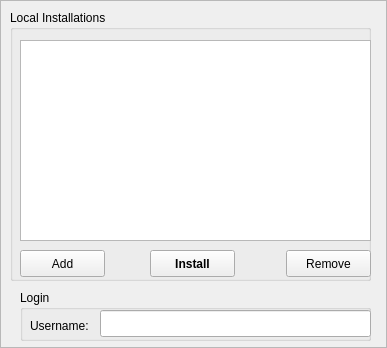
<?xml version="1.0" encoding="UTF-8"?>
<ui version="4.0">
 <class>ServerWindow</class>
 <widget class="QFrame" name="ServerWindow">
  <property name="geometry">
   <rect>
    <x>0</x>
    <y>0</y>
    <width>387</width>
    <height>348</height>
   </rect>
  </property>
  <property name="windowTitle">
   <string>ServerWindow</string>
  </property>
  <property name="frameShape">
   <enum>QFrame::StyledPanel</enum>
  </property>
  <property name="frameShadow">
   <enum>QFrame::Raised</enum>
  </property>
  <widget class="QGroupBox" name="groupBox">
   <property name="geometry">
    <rect>
     <x>10</x>
     <y>10</y>
     <width>361</width>
     <height>271</height>
    </rect>
   </property>
   <property name="title">
    <string>Local Installations</string>
   </property>
   <widget class="QPushButton" name="pushButtonLocalInstallationsAdd">
    <property name="geometry">
     <rect>
      <x>10</x>
      <y>240</y>
      <width>85</width>
      <height>27</height>
     </rect>
    </property>
    <property name="text">
     <string>Add</string>
    </property>
   </widget>
   <widget class="QListWidget" name="listWidgetLocalInstallations">
    <property name="geometry">
     <rect>
      <x>10</x>
      <y>30</y>
      <width>351</width>
      <height>201</height>
     </rect>
    </property>
   </widget>
   <widget class="QPushButton" name="pushButtonLocalInstallationsRemove">
    <property name="geometry">
     <rect>
      <x>276</x>
      <y>240</y>
      <width>85</width>
      <height>27</height>
     </rect>
    </property>
    <property name="text">
     <string>Remove</string>
    </property>
   </widget>
   <widget class="QPushButton" name="pushButtonLocalInstallationsInstall">
    <property name="geometry">
     <rect>
      <x>140</x>
      <y>240</y>
      <width>85</width>
      <height>27</height>
     </rect>
    </property>
    <property name="font">
     <font>
      <weight>75</weight>
      <bold>true</bold>
     </font>
    </property>
    <property name="text">
     <string>Install</string>
    </property>
   </widget>
  </widget>
  <widget class="QGroupBox" name="groupBox_2">
   <property name="geometry">
    <rect>
     <x>20</x>
     <y>290</y>
     <width>351</width>
     <height>51</height>
    </rect>
   </property>
   <property name="title">
    <string>Login</string>
   </property>
   <widget class="QLabel" name="label">
    <property name="geometry">
     <rect>
      <x>10</x>
      <y>20</y>
      <width>71</width>
      <height>31</height>
     </rect>
    </property>
    <property name="text">
     <string>Username:</string>
    </property>
   </widget>
   <widget class="QLineEdit" name="lineEditLoginUsername">
    <property name="geometry">
     <rect>
      <x>80</x>
      <y>20</y>
      <width>271</width>
      <height>27</height>
     </rect>
    </property>
   </widget>
  </widget>
 </widget>
 <resources/>
 <connections/>
</ui>
